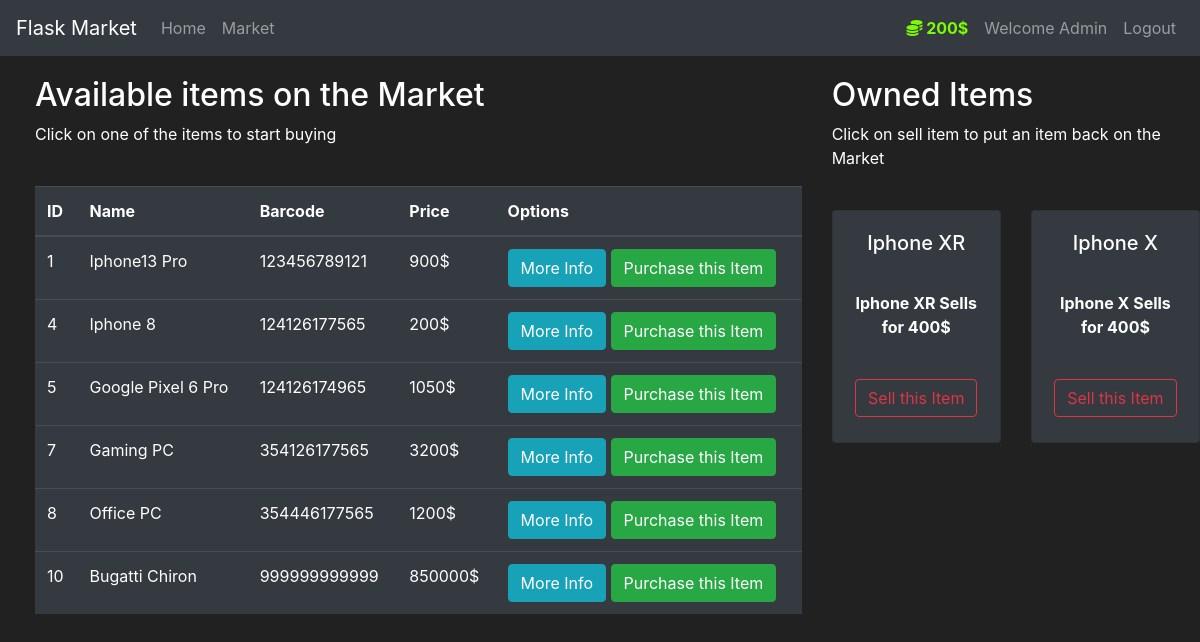
Page /market (signed in) on the committed database.
### market/models.py (models this page shows, shortened)
class User(db.Model, UserMixin):
    id = db.Column(db.Integer, primary_key=True)
    username = db.Column(db.String(30), nullable=False, unique=True)
    email_address = db.Column(db.String(50), nullable=False, unique=True)
    password_hash = db.Column(db.String(60), nullable=False)
    budget = db.Column(db.Integer(), nullable=False, default=1000)
    items = db.relationship('Item', backref='owned_user', lazy=True)
    @property
    def show_budget(self):
        if len(str(self.budget)) > 3:
            return f"{format(self.budget,',d')}$"
        else:
            return f"{self.budget}$"
    @property
    def password(self):
        return self.password

class Item(db.Model):
    id = db.Column(db.Integer, primary_key=True)
    name = db.Column(db.String(30), nullable=False, unique=True)
    price = db.Column(db.Integer, nullable=False)
    barcode = db.Column(db.String(12), nullable=False, unique=True)
    description = db.Column(db.String(1024), nullable=False, unique=True)
    owner = db.Column(db.Integer(), db.ForeignKey('user.id'))
    @property
    def show_price(self):
        return f"{format(self.price, ',d')}"

### market/routes.py (the view, shortened to what this page needs)
@app.route('/market', methods=['GET', 'POST'])
@login_required
def market_page():
    purchase_form = PurchaseItemForm()
    sell_form = SellItemForm()
    if request.method == "GET":
        items = Item.query.filter_by(owner=None)
        owned_items = Item.query.filter_by(owner=current_user.id)
        return render_template('market.html', items=items, purchase_form=purchase_form, owned_items=owned_items,
                               sell_form=sell_form)

### market/models.py (called while the page is built)
@login_manager.user_loader
def load_user(user_id):
    return User.query.get(int(user_id))

### market/templates/market.html (shortened to what this page needs)
{% extends 'base.html' %}
{% block content %}
<div class="row" style="margin-top:20px; margin-left:20px" xmlns="http://www.w3.org/1999/html">
   <div class="col-8">
       <h2>Available items on the Market</h2>
       <p>Click on one of the items to start buying</p>
       <br>
      <table class="table table-hover table-dark">
         <thead>
            <tr>
               <th scope="col">ID</th>
               <th scope="col">Name</th>
               <th scope="col">Barcode</th>
               <th scope="col">Price</th>
               <th scope="col">Options</th>
            </tr>
         </thead>
         <tbody>
            {% for item in items %}
            <tr>
               <td>{{ item.id }}</td>
               <td>{{ item.name }}</td>
               <td>{{ item.barcode }}</td>
               <td>{{ item.price }}$</td>
               <td>
                  <button class="btn btn-outline btn-info" data-toggle="modal" data-target="#Modal-MoreInfo-{{ item.id }}">More Info</button>
                  <button class="btn btn-outline btn-success" data-toggle="modal" data-target="#Modal-PurchaseConfirm-{{ item.id }}">Purchase this Item</button>
               </td>
            </tr>
            {% endfor %}
         </tbody>
      </table>
   </div>
   <div class="col-4">
        <h2>Owned Items</h2>
        <p>Click on sell item to put an item back on the Market</p>
        <br>
        <div class="row">
           {% for owned_item in owned_items %}
            <div class="col-md-6">
               <div style="margin-bottom: 5px" class="card text-center bg-dark">
                      <div class="card-body">
                         <h5 class="card-title">{{ owned_item.name }}</h5>
                         <br>
                         <p class="card-text"><strong>
                              {{ owned_item.name }} Sells for {{ owned_item.show_price }}$
                          </strong>
                         </p>
                         <br>
                         <button type="button" class="btn btn-outline-danger" style="margin-bottom: 5px"
                                  data-toggle="modal" data-target="#Modal-SellingConfirm-{{ owned_item.id }}">
                              Sell this Item
                         </button>
                      </div>
                  </div>
            </div>
           {% endfor %}
        </div>
   </div>
</div>
{% endblock %}

### market/templates/base.html (shortened to what this page needs)
<!doctype html>
<html lang="en">
   <head>
      <link rel="stylesheet" href="https://cdn.jsdelivr.net/npm/bootstrap@4.5.3/dist/css/bootstrap.min.css">
   </head>
   <body>
      <nav class="navbar navbar-expand-md navbar-dark bg-dark">
          <a class="navbar-brand" href="#">Flask Market</a>
          <div class="collapse navbar-collapse" id="navbarNav">
              <ul class="navbar-nav mr-auto">
                <li class="nav-item ">
                    <a class="nav-link" href="{{ url_for('home_page') }}">Home<span class="sr-only">(current)</span></a>
                </li>
                <li class="nav-item">
                    <a class="nav-link" href="{{ url_for('market_page') }}">Market</a>
                </li>
            </ul>
              {% if current_user.is_authenticated %}
                  <ul class="navbar-nav">
                    <li class="nav-item">
                        <a class="nav-link" style="color: lawngreen; font-weight: bold">
                            <i class="fas fa-coins"></i>
                            {{ current_user.show_budget }}
                        </a>
                    </li>
                    <li class="nav-item">
                        <a class="nav-link">Welcome {{ current_user.username }}</a>
                    </li>
                    <li class="nav-item">
                        <a class="nav-link" href="{{ url_for('logout_page') }}">Logout</a>
                    </li>
                  </ul>
              {% endif %}
          </div>
      </nav>
   {% block content %}
   {% endblock %}
   </body>
</html>

### market/templates/base.html (style rules this page uses)
body { background-color: #212121; color: white }

### rows in the picture
User: show_budget "200$", username "Admin"
Item: id "1", name "Iphone13 Pro", barcode "123456789121", price "900"
Item: id "4", name "Iphone 8", barcode "124126177565", price "200"
Item: id "5", name "Google Pixel 6 Pro", barcode "124126174965", price "1050"
Item: id "7", name "Gaming PC", barcode "354126177565", price "3200"
Item: id "8", name "Office PC", barcode "354446177565", price "1200"
Item: id "10", name "Bugatti Chiron", barcode "999999999999", price "850000"
Item: name "Iphone XR", show_price "400"
Item: name "Iphone X", show_price "400"
